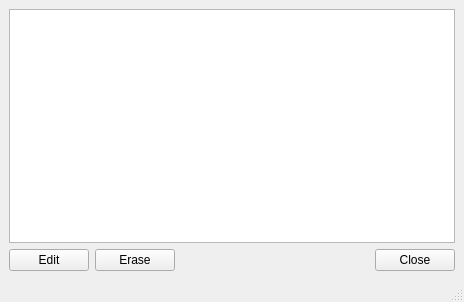
<?xml version="1.0" encoding="UTF-8"?>
<ui version="4.0">
 <class>MemoryWindow</class>
 <widget class="QMainWindow" name="MemoryWindow">
  <property name="geometry">
   <rect>
    <x>0</x>
    <y>0</y>
    <width>464</width>
    <height>302</height>
   </rect>
  </property>
  <property name="windowTitle">
   <string>MainWindow</string>
  </property>
  <widget class="QWidget" name="centralwidget">
   <layout class="QVBoxLayout" name="verticalLayout">
    <item>
     <widget class="QTableWidget" name="memoryTable"/>
    </item>
    <item>
     <layout class="QHBoxLayout" name="horizontalLayout">
      <item>
       <widget class="QPushButton" name="editButton">
        <property name="text">
         <string>Edit</string>
        </property>
       </widget>
      </item>
      <item>
       <widget class="QPushButton" name="eraseButton">
        <property name="text">
         <string>Erase</string>
        </property>
       </widget>
      </item>
      <item>
       <spacer name="horizontalSpacer">
        <property name="orientation">
         <enum>Qt::Horizontal</enum>
        </property>
        <property name="sizeHint" stdset="0">
         <size>
          <width>40</width>
          <height>20</height>
         </size>
        </property>
       </spacer>
      </item>
      <item>
       <widget class="QPushButton" name="closeButton">
        <property name="text">
         <string>Close</string>
        </property>
       </widget>
      </item>
     </layout>
    </item>
   </layout>
  </widget>
  <widget class="QMenuBar" name="menubar">
   <property name="geometry">
    <rect>
     <x>0</x>
     <y>0</y>
     <width>464</width>
     <height>26</height>
    </rect>
   </property>
  </widget>
  <widget class="QStatusBar" name="statusbar"/>
 </widget>
 <resources/>
 <connections/>
</ui>
